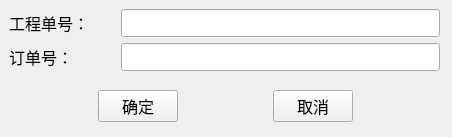
<?xml version="1.0" encoding="UTF-8"?>
<ui version="4.0">
 <class>OrderWindow</class>
 <widget class="QWidget" name="OrderWindow">
  <property name="geometry">
   <rect>
    <x>0</x>
    <y>0</y>
    <width>452</width>
    <height>137</height>
   </rect>
  </property>
  <property name="windowTitle">
   <string>OrderWindow</string>
  </property>
  <widget class="QWidget" name="layoutWidget">
   <property name="geometry">
    <rect>
     <x>9</x>
     <y>43</y>
     <width>431</width>
     <height>28</height>
    </rect>
   </property>
   <layout class="QHBoxLayout" name="horizontalLayout_2" stretch="1,3">
    <item>
     <widget class="QLabel" name="label_2">
      <property name="font">
       <font>
        <family>微软雅黑</family>
        <pointsize>12</pointsize>
       </font>
      </property>
      <property name="text">
       <string>订单号：</string>
      </property>
     </widget>
    </item>
    <item>
     <widget class="QLineEdit" name="order_number_line">
      <property name="font">
       <font>
        <family>微软雅黑</family>
        <pointsize>12</pointsize>
       </font>
      </property>
     </widget>
    </item>
   </layout>
  </widget>
  <widget class="QWidget" name="layoutWidget">
   <property name="geometry">
    <rect>
     <x>9</x>
     <y>9</y>
     <width>431</width>
     <height>28</height>
    </rect>
   </property>
   <layout class="QHBoxLayout" name="horizontalLayout" stretch="1,3">
    <item>
     <widget class="QLabel" name="label">
      <property name="font">
       <font>
        <family>微软雅黑</family>
        <pointsize>12</pointsize>
       </font>
      </property>
      <property name="text">
       <string>工程单号：</string>
      </property>
     </widget>
    </item>
    <item>
     <widget class="QLineEdit" name="project_number_line">
      <property name="font">
       <font>
        <family>微软雅黑</family>
        <pointsize>12</pointsize>
       </font>
      </property>
     </widget>
    </item>
   </layout>
  </widget>
  <widget class="QWidget" name="layoutWidget">
   <property name="geometry">
    <rect>
     <x>10</x>
     <y>90</y>
     <width>431</width>
     <height>32</height>
    </rect>
   </property>
   <layout class="QHBoxLayout" name="horizontalLayout_3">
    <item>
     <spacer name="horizontalSpacer">
      <property name="orientation">
       <enum>Qt::Horizontal</enum>
      </property>
      <property name="sizeHint" stdset="0">
       <size>
        <width>40</width>
        <height>20</height>
       </size>
      </property>
     </spacer>
    </item>
    <item>
     <widget class="QPushButton" name="confirm_btn">
      <property name="font">
       <font>
        <family>微软雅黑</family>
        <pointsize>12</pointsize>
       </font>
      </property>
      <property name="text">
       <string>确定</string>
      </property>
     </widget>
    </item>
    <item>
     <spacer name="horizontalSpacer_2">
      <property name="orientation">
       <enum>Qt::Horizontal</enum>
      </property>
      <property name="sizeHint" stdset="0">
       <size>
        <width>40</width>
        <height>20</height>
       </size>
      </property>
     </spacer>
    </item>
    <item>
     <widget class="QPushButton" name="cancel_btn">
      <property name="font">
       <font>
        <family>微软雅黑</family>
        <pointsize>12</pointsize>
       </font>
      </property>
      <property name="text">
       <string>取消</string>
      </property>
     </widget>
    </item>
    <item>
     <spacer name="horizontalSpacer_3">
      <property name="orientation">
       <enum>Qt::Horizontal</enum>
      </property>
      <property name="sizeHint" stdset="0">
       <size>
        <width>40</width>
        <height>20</height>
       </size>
      </property>
     </spacer>
    </item>
   </layout>
  </widget>
 </widget>
 <resources/>
 <connections/>
</ui>
